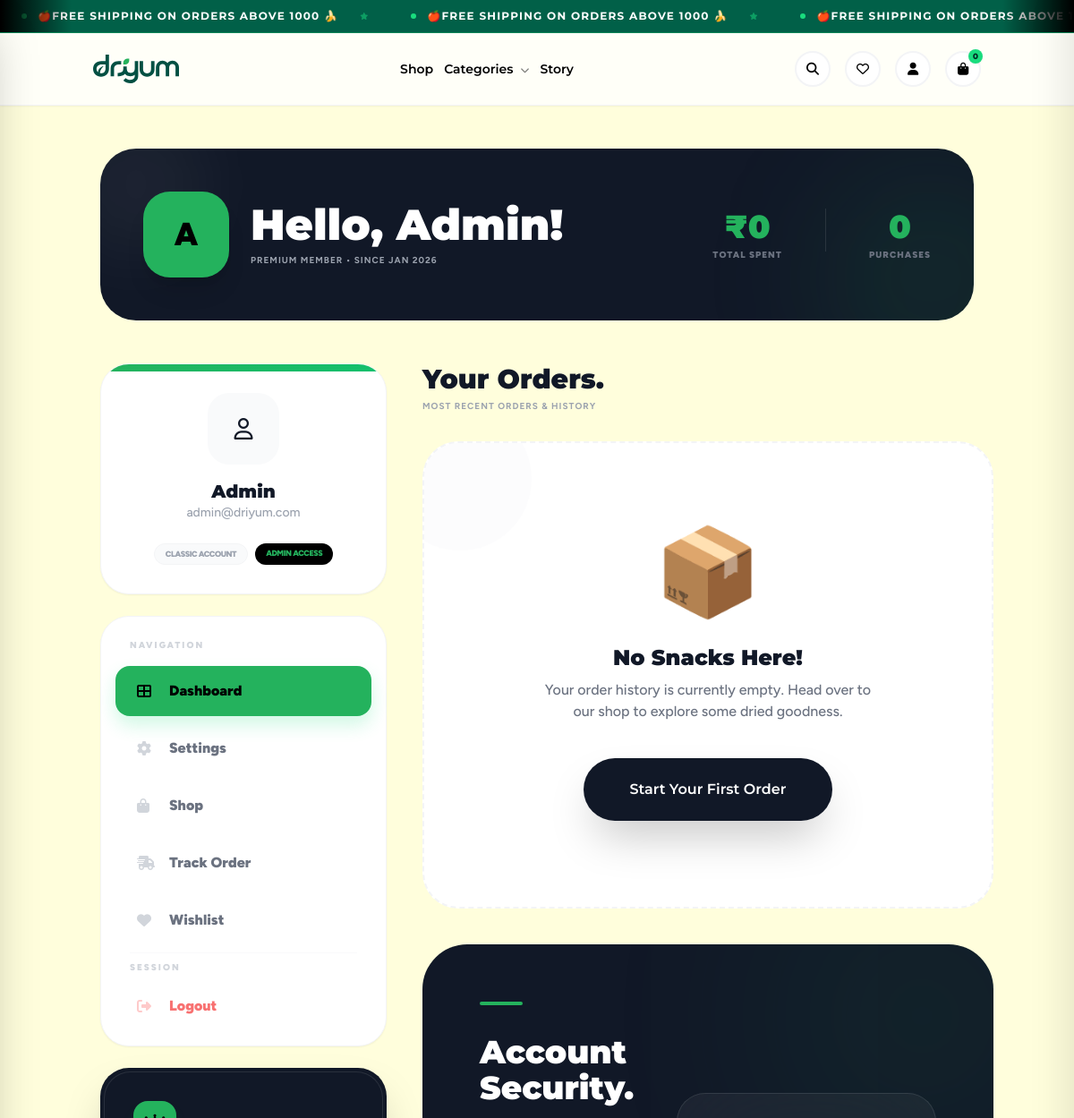
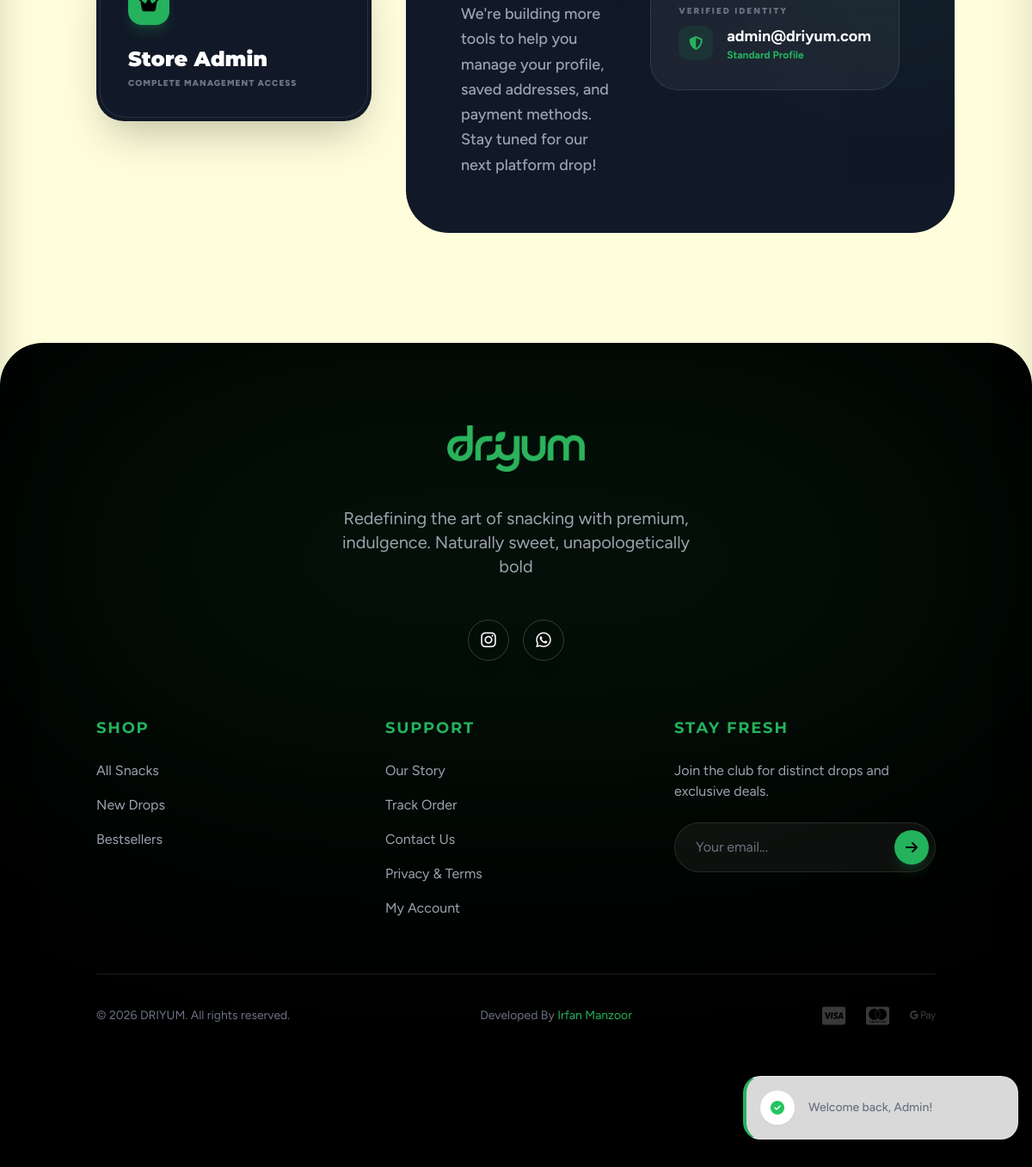
The app's page /account.php (signed in) with its own data (2 pictures, top to bottom).
### tables this page shows
CREATE TABLE `settings` (
  `key` varchar(100) NOT NULL,
  `value` text DEFAULT NULL,
  `updated_at` timestamp NOT NULL DEFAULT current_timestamp() ON UPDATE current_timestamp()
);

CREATE TABLE `users` (
  `id` int(11) NOT NULL,
  `name` varchar(255) NOT NULL,
  `email` varchar(255) NOT NULL,
  `phone` varchar(20) DEFAULT NULL,
  `password` varchar(255) NOT NULL,
  `is_admin` tinyint(1) DEFAULT 0,
  `is_active` tinyint(1) DEFAULT 1,
  `created_at` timestamp NOT NULL DEFAULT current_timestamp(),
  `updated_at` timestamp NOT NULL DEFAULT current_timestamp() ON UPDATE current_timestamp()
);

### account.php (the view, shortened to what the rows shown need)
<?php
require_once 'config/database.php';
require_once 'includes/functions.php';
$user = fetch_one("SELECT * FROM users WHERE id = ?", [$_SESSION['user_id']]);
?>
<!DOCTYPE html>
<html lang="en">
<head>
    <?php
    include 'includes/head.php';
    ?>
</head>
<body class="bg-[#FFFEDC] font-sans">
    <?php include 'includes/header.php'; ?>
    <div class="container mx-auto px-6 py-12">
        <div class="bg-gray-900 rounded-[40px] p-8 md:p-12 text-white mb-12 relative overflow-hidden anim-up">
            <div class="relative z-10 flex flex-col md:flex-row justify-between items-center gap-8">
                <div class="flex items-center gap-6">
                    <div class="w-16 h-16 md:w-24 md:h-24 bg-[#24B25D] rounded-[30px] flex items-center justify-center text-black font-black text-3xl md:text-4xl shadow-xl">
                        <?php echo strtoupper(substr($user['name'], 0, 1)); ?>
                    </div>
                    <div>
                        <h1 class="text-3xl md:text-5xl font-heading font-black mb-2">Hello, <?php echo explode(' ', $user['name'])[0]; ?>!</h1>
                        <p class="text-gray-400 font-bold uppercase tracking-widest text-[10px]">Premium Member • Since <?php echo date('M Y', strtotime($user['created_at'])); ?></p>
                    </div>
                </div>
            </div>
        </div>
        <div class="flex flex-col lg:flex-row gap-10 items-start">
            <div class="w-full lg:w-80 shrink-0 space-y-6 relative lg:sticky lg:top-28">
                <div class="bg-white rounded-[32px] p-8 shadow-sm border border-gray-100 text-center relative overflow-hidden group">
                    <div class="absolute top-0 left-0 w-full h-2 bg-gradient-to-r from-[#24B25D] to-[#14c06d]"></div>
                    <div class="w-20 h-20 bg-gray-50 rounded-3xl mx-auto mb-4 flex items-center justify-center text-2xl group-hover:bg-[#24B25D] group-hover:text-white transition-all duration-500">
                        <i class="far fa-user"></i>
                    </div>
                    <h3 class="font-heading font-black text-xl text-gray-900"><?php echo $user['name']; ?></h3>
                    <p class="text-sm text-gray-400 font-medium mb-6"><?php echo $user['email']; ?></p>
                    <div class="flex justify-center gap-2">
                         <span class="px-3 py-1 bg-gray-50 text-gray-400 text-[9px] font-black uppercase tracking-tighter rounded-full border border-gray-100">Classic Account</span>
                         <?php if(is_admin()): ?><span class="px-3 py-1 bg-black text-[#24B25D] text-[9px] font-black uppercase tracking-tighter rounded-full">Admin Access</span><?php endif; ?>
                    </div>
                </div>
            </div>
            <div class="flex-1 space-y-10">
                <div>
                    <div class="flex justify-between items-end mb-8">
                        <div>
                            <h2 class="text-3xl font-heading font-black text-gray-900">Your Orders.</h2>
                        </div>
                    </div>
                </div>
                <div class="bg-gray-900 rounded-[50px] p-10 md:p-16 text-white shadow-3xl shadow-green-900/10 flex flex-col md:flex-row justify-between items-center gap-12 relative overflow-hidden">
                    <div class="relative z-10 flex-1">
                        <h2 class="text-4xl font-heading font-black mb-4">Account Security.</h2>
                    </div>
                    <div class="relative z-10 w-full md:w-auto">
                        <div class="bg-white/5 backdrop-blur-3xl rounded-[32px] p-8 border border-white/10 hover:border-[#24B25D]/50 transition-colors">
                            <div class="flex items-center gap-4">
                                <div>
                                    <div class="font-bold text-lg"><?php echo $user['email']; ?></div>
                                    <div class="text-xs text-[#24B25D] font-bold">Standard Profile</div>
                                </div>
                            </div>
                        </div>
                    </div>
                </div>
            </div>
        </div>
    </div>
    <?php include 'includes/footer.php'; ?>
</body>
</html>

### includes/header.php (shortened to what the rows shown need)
<?php
try {
    $announcement_raw = get_setting('announcement_text', '🚀 Free Shipping on All Orders Over ₹499 • 🌿 100% Organic & Natural');
    $announcement_bg = get_setting('announcement_bg_color', '#004f42');
    $announcement_raw = str_replace(
        ['🚀', '🌿', '✨', '⚡', '📦'],
        ['<i class="fas fa-bolt text-[#19DC7E] mr-2"></i>', '<i class="fas fa-leaf text-[#19DC7E] mr-2"></i>', '<i class="fas fa-star text-[#19DC7E] mr-2"></i>', '<i class="fas fa-bolt text-[#19DC7E] mr-2"></i>', '<i class="fas fa-box text-[#19DC7E] mr-2"></i>'],
        $announcement_raw
    );
    $announcement_parts = explode('•', $announcement_raw);
} catch (Throwable $e) {
    $store_name = 'DRIYUM';
    $announcement_parts = ['🚀 Welcome to Driyum • 🌿 All Organic Goodness'];
    $support_phone = '+91 9419809801';
    $support_email = 'contact@driyum.com';
}
?>
<div class="text-white overflow-hidden py-1.5 md:py-2.5 relative z-[40] border-b border-[#19DC7E]/30 font-cute" style="background-color: <?php echo $announcement_bg; ?>;">
    <div class="flex whitespace-nowrap animate-[marquee_20s_linear_infinite] hover:[animation-play-state:paused] items-center">
        <?php for($i=0; $i<10; $i++): ?>
            <?php foreach($announcement_parts as $msg): ?>
                <div class="flex items-center gap-3 mx-6">
                    <span class="w-1.5 h-1.5 rounded-full bg-[#19DC7E] animate-pulse"></span>
                    <span class="font-heading font-bold text-xs tracking-widest uppercase text-white">
                        <?php echo trim($msg); ?>
                    </span>
                    <i class="fas fa-star text-[8px] text-[#19DC7E]/50 ml-3"></i>
                </div>
            <?php endforeach; ?>
        <?php endfor; ?>
    </div>
</div>

### includes/footer.php (shortened to what the rows shown need)
<footer class="bg-black text-white pt-16 md:pt-24 pb-32 md:pb-40 relative overflow-hidden mt-10 md:mt-20 rounded-t-[40px] md:rounded-t-[50px]">
    <div class="container mx-auto px-6 relative z-10">
        <div class="grid grid-cols-2 md:grid-cols-12 gap-y-12 gap-x-8 border-b border-white/10 pb-16">
            <div class="col-span-2 md:col-span-12 xl:col-span-5 space-y-6 md:space-y-8 text-center xl:text-left">
                <a href="<?php echo get_url(''); ?>" class="inline-block group pb-2">
                    <img src="<?php echo get_url('assets/images/logo.png'); ?>" alt="<?php echo get_setting('store_name', 'DRIYUM'); ?> Logo" loading="lazy" class="w-28 md:w-32 lg:w-40 inline-block group-hover:scale-105 transition-transform duration-300">
                </a>
                <p class="text-base md:text-xl text-gray-400 font-sans max-w-2xl md:max-w-md mx-auto xl:mx-0 leading-relaxed">
                    <?php echo get_setting('footer_description', 'Redefining the art of snacking with premium, indulgence. Naturally sweet, unapologetically bold.'); ?>
                </p>
                <div class="flex flex-wrap justify-center xl:justify-start gap-3 md:gap-4 pt-4">
                    <?php if($insta = get_setting('instagram_url')): ?>
                    <a href="<?php echo $insta; ?>" target="_blank" class="w-10 h-10 md:w-12 md:h-12 rounded-full border border-white/20 flex items-center justify-center hover:bg-[#E4405F] hover:border-[#E4405F] hover:text-white transition-all duration-300 group shadow-lg">
                    </a>
                    <?php endif; ?>
                    <?php if($wa = get_setting('whatsapp_number')): ?>
                    <a href="https://wa.me/<?php echo preg_replace('/[^0-9]/', '', $wa); ?>" target="_blank" class="w-10 h-10 md:w-12 md:h-12 rounded-full border border-white/20 flex items-center justify-center hover:bg-[#25D366] hover:border-[#25D366] hover:text-white transition-all duration-300 group shadow-lg">
                    </a>
                    <?php endif; ?>
                </div>
            </div>
        </div>
        <div class="pt-8 flex flex-col md:flex-row justify-between items-center text-gray-500 text-sm font-sans">
            <p>&copy; <?php echo date('Y'); ?> <?php echo get_setting('store_name', 'DRIYUM'); ?>. All rights reserved.</p>
            <p>Developed By <a href="https://irfanmanzoor.in/" target="_blank" class="text-[#24B25D] hover:underline transition">Irfan Manzoor</a> </p>
            <div class="flex gap-6 mt-4 md:mt-0 opacity-50 grayscale hover:grayscale-0 transition-all duration-500">
                <i class="fab fa-cc-visa text-2xl"></i>
                <i class="fab fa-cc-mastercard text-2xl"></i>
                <i class="fa-brands fa-google-pay text-2xl"></i>
            </div>
        </div>
    </div>
</footer>

### records on screen
settings: value "🍎FREE SHIPPING ON ORDERS ABOVE 1000 🍌", value "🍎FREE SHIPPING ON ORDERS ABOVE…"
users: name "A", name "Admin", created_at "JAN 2026", email "admin@driyum.com"
settings: value "Redefining the art of snacking with premium, indulgence. Naturally sweet, unapologetically bold"
settings: value "DRIYUM"

### other values on screen
$total_spent "0"
count($all_orders) "0"
